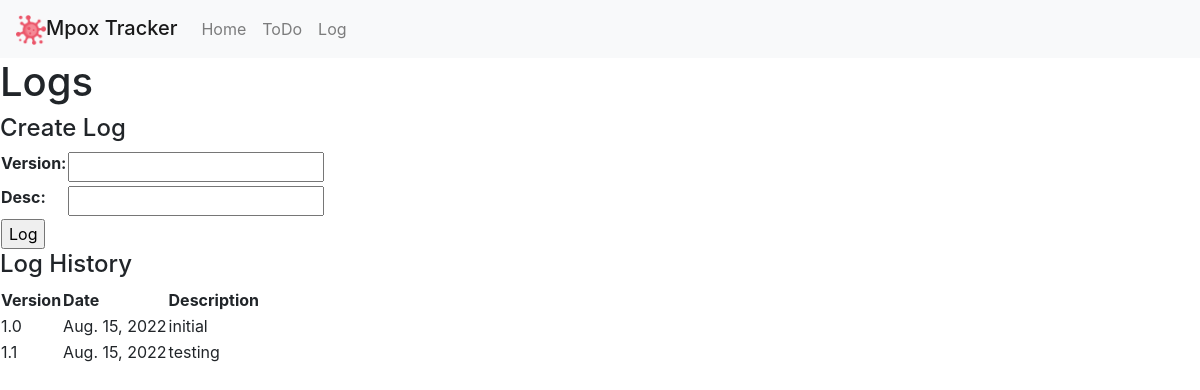
The app's page /log, older data.
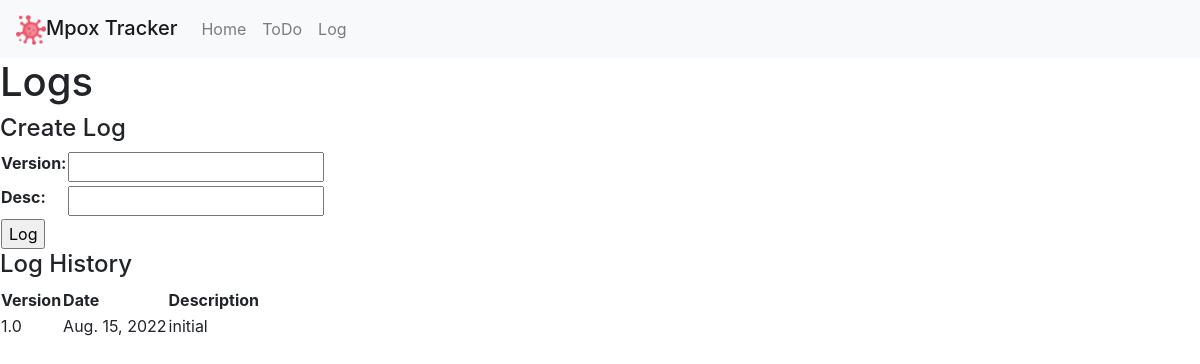
The same page, newer data.
### app/models.py (models this page shows, shortened)
class LogEntry(models.Model):
    version = models.FloatField(null=True, blank=True)
    date = models.DateField(auto_now=True)
    desc = models.CharField(blank=False, max_length=100)

### app/views.py (the view)
# urls.py: path('log', views.log, name='log'),
def log(request):
    if request.method == 'GET':
        logs = LogEntry.objects.all()
        form = LogEntryForm()
        context = {
            "logs": logs,
            "form": form
        }
        return render(request, 'app/log.html', context)
    else:
        form = LogEntryForm(request.POST)
        if form.is_valid():
            entry = form.save()
            return redirect("log")

### app/forms.py
class LogEntryForm(ModelForm):
    class Meta:
        model = LogEntry
        exclude = []

### app/templates/app/log.html (shortened to what this page needs)
{% extends "app/layout.html" %}
{% block body %}
<h1>Logs</h1>
<h4>Create Log</h4>
<form class="createLog" action="{% url 'log' %}" method="post">
    <table>
        {{ form.as_table }}
        <td>
            <input type="submit" value="Log">
        </td>
    </table>
</form>
<h4>Log History</h4>
<table>
    <tr>
        <th>Version</th>
        <th>Date</th>
        <th>Description</th>
    </tr>
{% for log in logs %}
    <tr>
        <td>{{ log.version }}</td>
        <td>{{ log.date }}</td>
        <td>{{ log.desc }}</td>
    </tr>
{% endfor %}
</table>
{% endblock %}

Row changes from the older to the newer data that the page shows:
removed LogEntry: version "1.1", date "Aug. 15, 2022", desc "testing"
